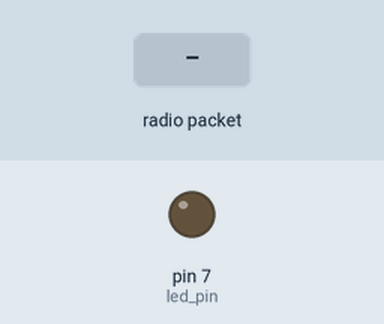
This sketch was run on a simulated Arduino Uno, built with avr-gcc and run on an emulated ATmega328P. Shown: output pins drawn as LEDs (lit = HIGH). The inputs (shaded band) are chosen by the test bench. No radio packets arrive unless stated; what the sketch prints to the serial monitor is not drawn.

Above: at 1.2 s.
1.3 s: radio packet "1" arrives
At 1.42 s:
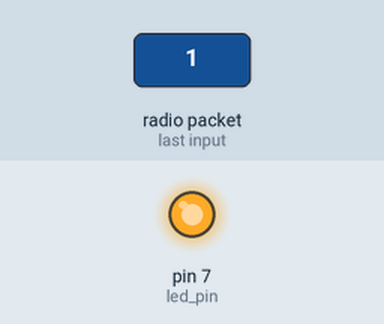
Timing chart, 0 to 9.0 s (numbered marks = the images above; inputs shaded):
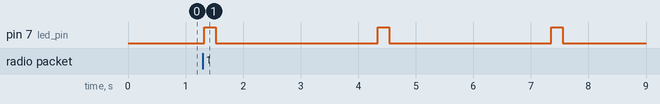

Measured:
- by itself, pin 7 (led_pin): alternates HIGH for 0.20 s and LOW for 2.8 s

The sketch:

fireflies.ino
```cpp
#include <SPI.h>
#include "nRF24L01.h"
#include "RF24.h"
#include "printf.h"

RF24 radio(3, 9);

// Radio pipe addresses for the 2 nodes to communicate.
const uint64_t pipe = 0xF080C090F1LL;

const int led_pin = 7;

void setup(void)
{

  Serial.begin(57600);
  printf_begin();
  pinMode(7, OUTPUT);

  //
  // Setup and configure rf radio
  //

  radio.begin();

  // optionally, increase the delay between retries & # of retries
  radio.setRetries(1,1);

  // optionally, reduce the payload size.  seems to
  // improve reliability
  radio.setPayloadSize(8);

  radio.openWritingPipe(pipe);
  radio.openReadingPipe(0, pipe);

  radio.startListening();

  radio.printDetails();
}

const int timespan = 3000;
const int stepsize = 20;
int counter = 0;

int measure1 = 0;
int measure2 = 0;

void loop(void) {
    if(counter >= timespan) {
      printf("counter >= timespan\n");
    // Stuur een signaal & laat LED knipperen
    radio.stopListening();
    radio.write("1", sizeof(int));
    digitalWrite(led_pin, HIGH); // laat LED branden

    // Reset de state van de machine
    counter = 0;
    // Slaap altijd helft van de tijd (refractory period)

    delay(200);
    digitalWrite(led_pin, LOW); // zet LED uit
    delay(timespan - 200);

    radio.startListening();
  }

  if(radio.available()) { // ontvang signaal
    printf("Radio available");
    counter = timespan - (timespan-counter)/3;
  }
  else {
    delay(stepsize);
    counter += stepsize;
  }
}
```

printf.h
```cpp
// (licence header left out)
/**
 * @file printf.h
 *
 * Setup necessary to direct stdout to the Arduino Serial library, which
 * enables 'printf'
 */

#ifndef __PRINTF_H__
#define __PRINTF_H__

#ifdef ARDUINO

int serial_putc( char c, FILE * )
{
  Serial.write( c );

  return c;
}

void printf_begin(void)
{
  fdevopen( &serial_putc, 0 );
}

#else
#error This example is only for use on Arduino.
#endif // ARDUINO

#endif // __PRINTF_H__
```
